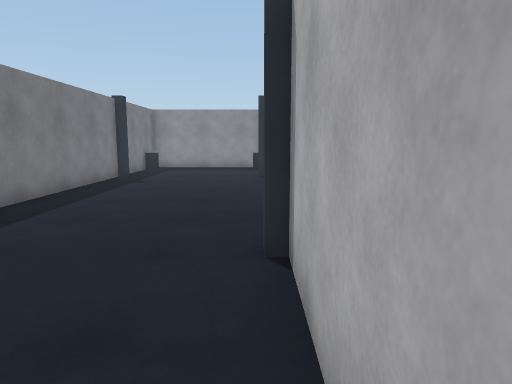
[1] (above)

16 first-person views from a walk through a 3-D level made in the Unity game engine. The camera is 1.4 m above the floor, tilts 8° down and sees 70° across. Doors are open. The floor is counted in squares, 1 m on a side. Each view is taken from the middle of a square. On the plan, view 1 faces up. The plan holds only what a view shows up to about 16 squares ahead; the rest is blank. The place goes on beyond the plan. The player is left out. Surface patterns are stand-ins for the level's own textures.

[2]
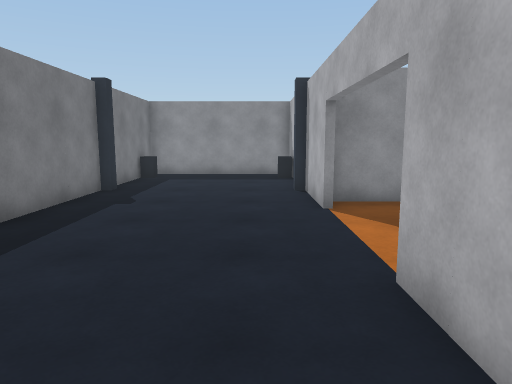

[3]
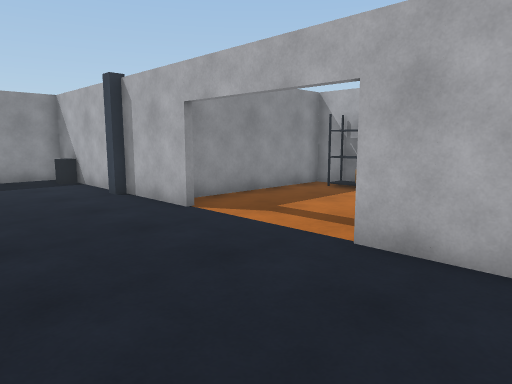

[4]
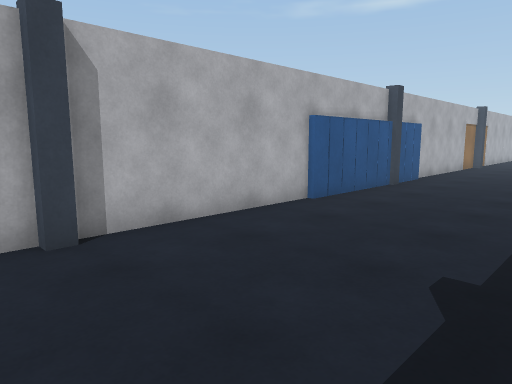

[5]
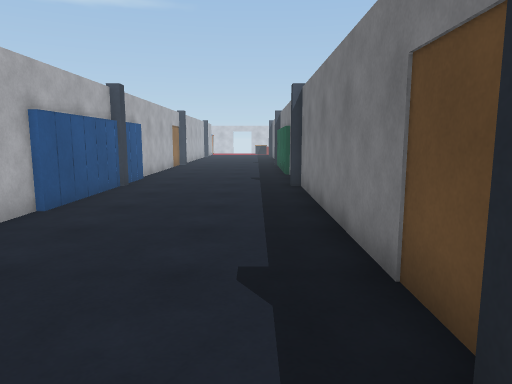

[6]
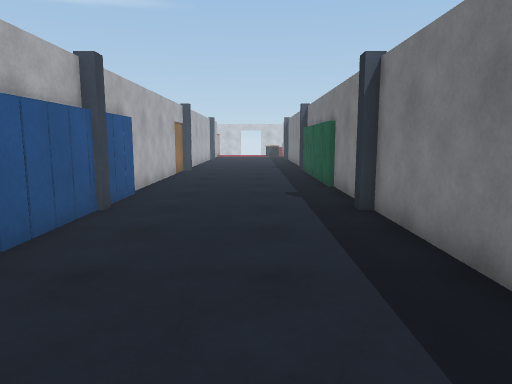

[7]
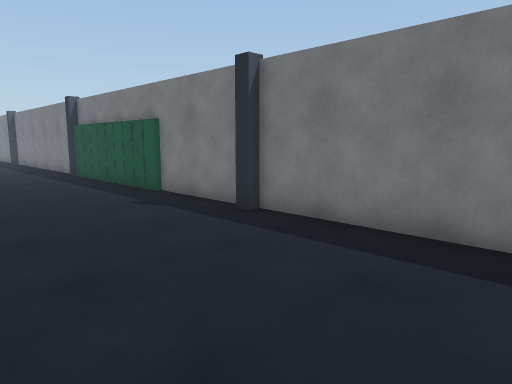

[8]
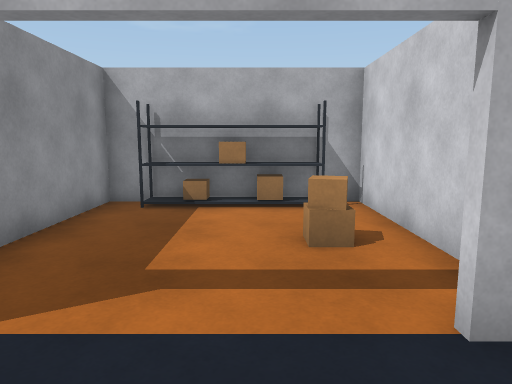

[9]
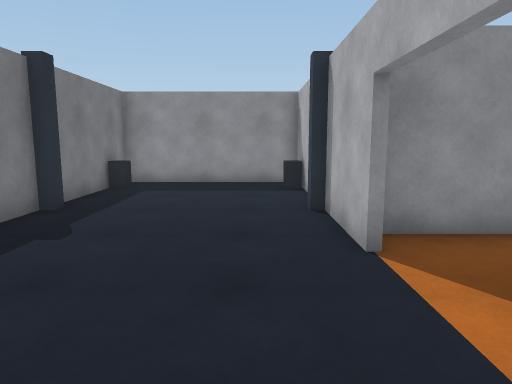

[10]
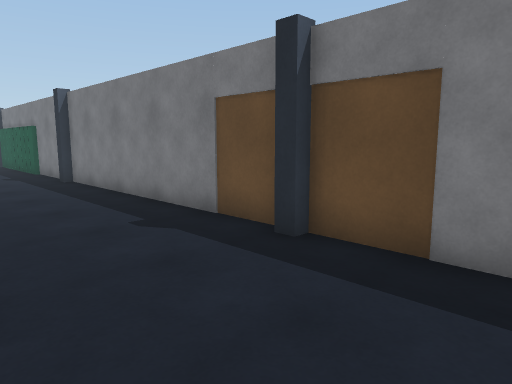

[11]
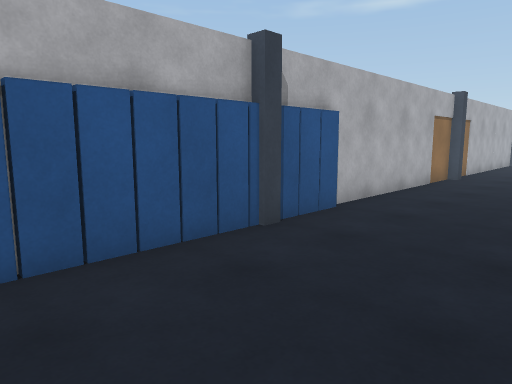

[12]
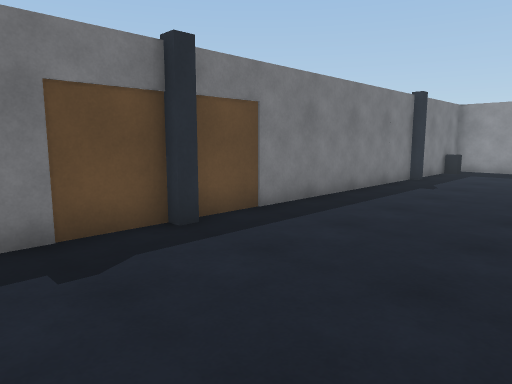

[13]
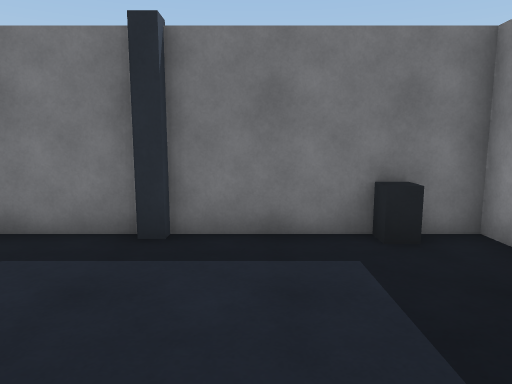

[14]
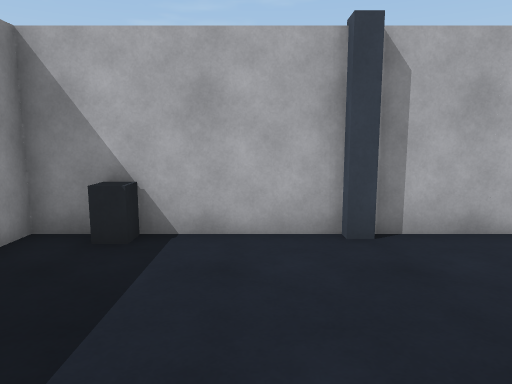

[15]
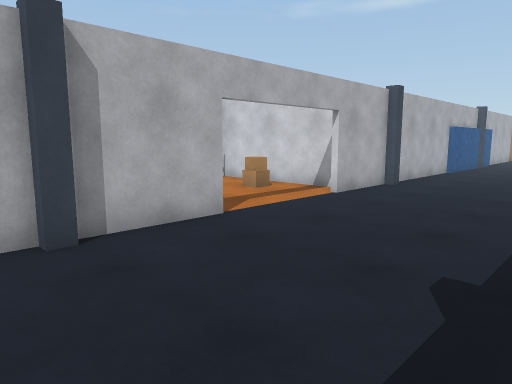

[16]
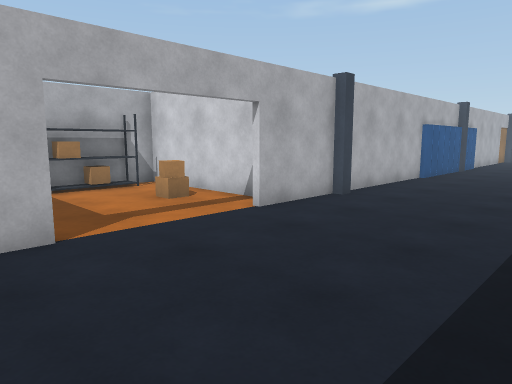

### Floor plan
Points are (right, up) in squares from view 1. A wall is a line through its corners. A room is listed if a view was taken in it or the views show most of it. See-through windows are left out.
Room 1 (views 1, 2, 3, 4, 5, 6, 7, 8, 9, 10, 11, 12, 13, 14, 15, 16)
walls: (0.4, -1.2) (0.4, 7.5); (0.4, 11.4) (0.4, 19.4) (-5.4, 19.4) (-5.4, -4.5); (-5.4, -6) (-5.4, -9.2); (0.2, -7.8) (0.2, -1.1); (-5.2, -9.1) (-5.2, -14.5); (0.4, -14.5) (0.4, -7.9)
ways out: open door at (0.5, 9.5) to room 2
objects: other object (-5, -5); other object (-5, 4) to (-5, 5); other object (-5, 15); other object (-5, 18); other object (0, -5); other object (0, 5); other object (0, 15); other object (0, 18)
Room 2 (no view inside)
walls: (5.6, 7.5) (5.6, 11.5); (1.1, 6.6) (6.4, 6.6) (6.4, 12.4) (0.8, 12.4)
ways out: open door at (0.5, 9.5) to room 1

Positions as (right, up) in squares from view 1, and headings:
1: (0, 0), facing up
2: (-1, 4), facing up
3: (-4, 5), facing up-right
4: (-5, 6), facing down-right
5: (-4, 6), facing down
6: (-3, 2), facing down
7: (0, 0), facing down-left
8: (-2, 9), facing right
9: (-1, 7), facing up
10: (-1, 8), facing down-left
11: (-4, -1), facing down-right
12: (0, 1), facing up-left
13: (0, 16), facing left
14: (-5, 16), facing right
15: (-5, 16), facing down-right
16: (-5, 13), facing down-right
